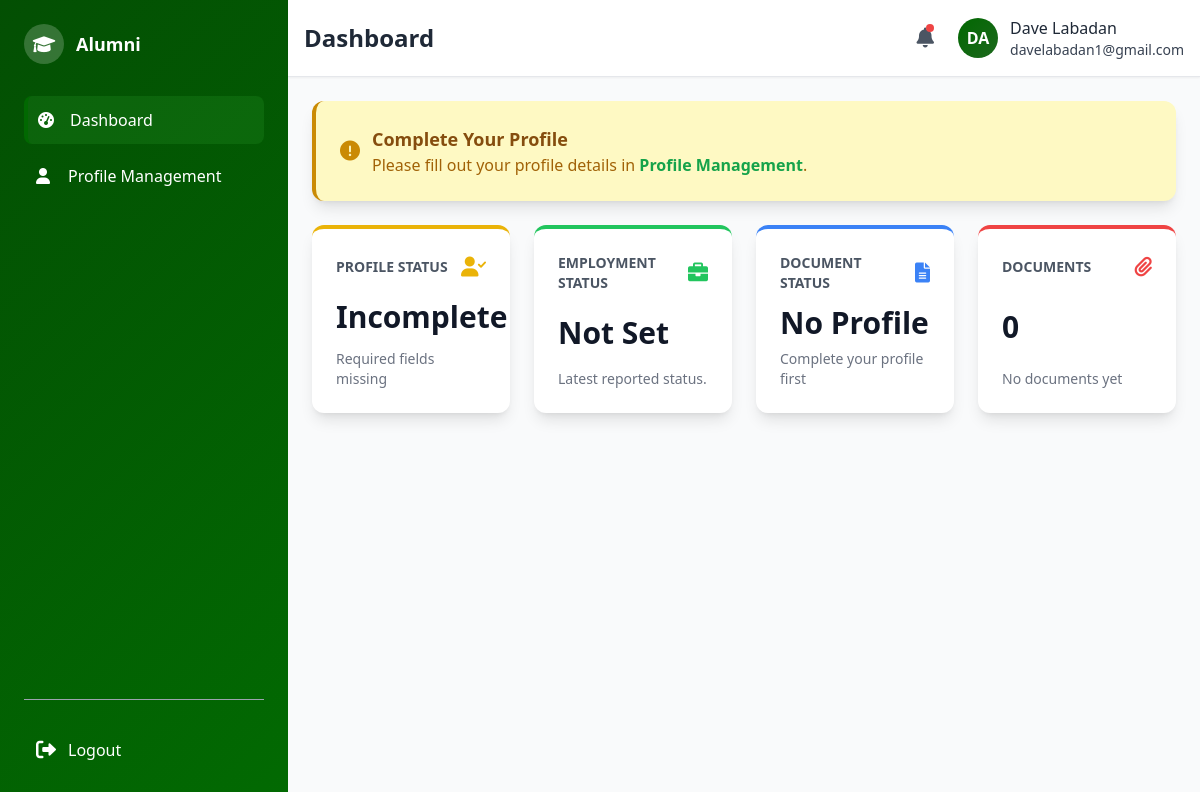
Page /alumni/alumni_dashboard.php (signed in) on the earlier database version.
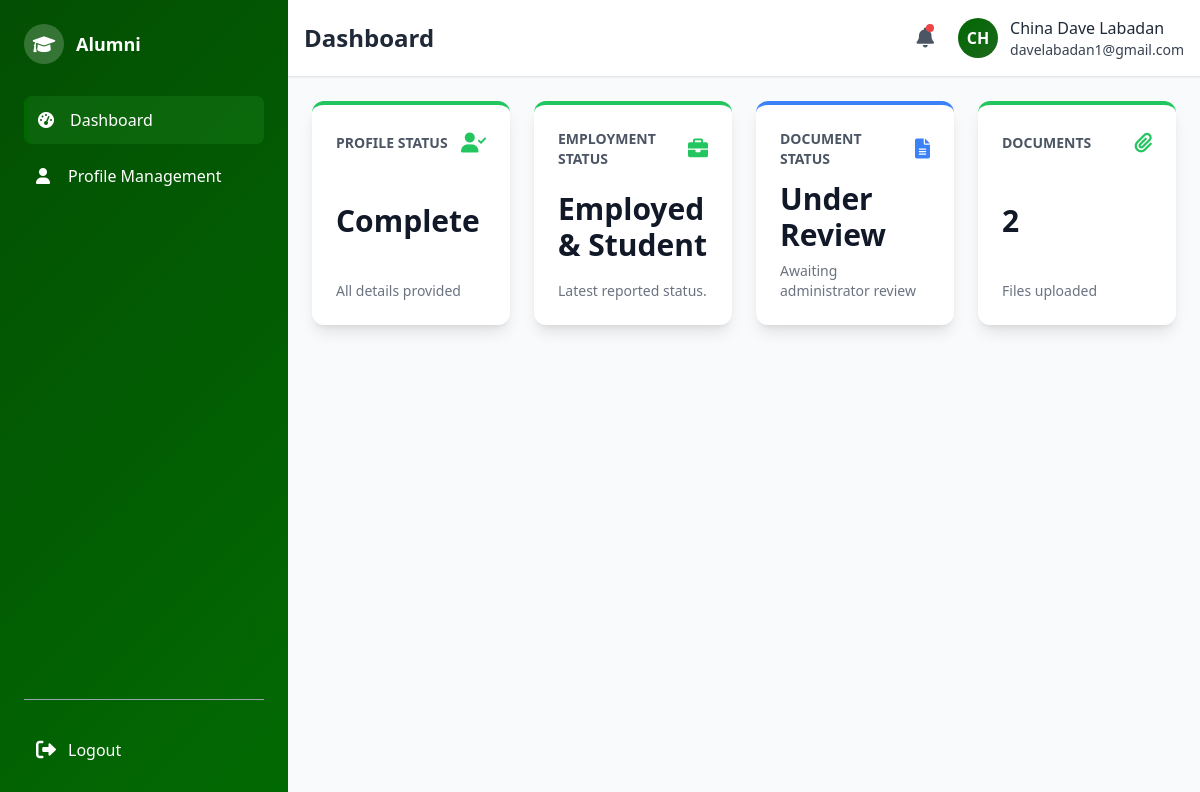
Same page on the later database version.
### tables this page shows
CREATE TABLE `users` (
  `user_id` int(11) NOT NULL,
  `email` varchar(100) NOT NULL,
  `password` varchar(200) NOT NULL,
  `role` enum('admin','alumni') NOT NULL,
  `name` varchar(150) NOT NULL,
  `created_at` timestamp NOT NULL DEFAULT current_timestamp()
);

CREATE TABLE `alumni_profile` (
  `user_id` int(11) NOT NULL,
  `address_id` int(11) DEFAULT NULL,
  `first_name` varchar(100) NOT NULL,
  `middle_name` varchar(100) DEFAULT NULL,
  `last_name` varchar(100) NOT NULL,
  `contact_number` varchar(20) NOT NULL,
  `year_graduated` year(4) DEFAULT NULL,
  `employment_status` enum('Employed','Self-Employed','Unemployed','Student','Employed & Student') DEFAULT NULL,
  `photo_path` varchar(255) DEFAULT NULL,
  `last_profile_update` timestamp NULL DEFAULT NULL,
  `submission_status` enum('Pending','Approved','Rejected') DEFAULT 'Pending',
  `rejection_reason` text DEFAULT NULL,
  `rejected_at` timestamp NULL DEFAULT NULL,
  `submitted_at` timestamp NOT NULL DEFAULT current_timestamp()
);

### alumni/alumni_format.php (the view, shortened to what the changed rows need)
<?php
include("../connect.php");
$user_id = $_SESSION["user_id"];
$stmt = $conn->prepare("
    SELECT ap.first_name, ap.last_name, u.email, u.name as user_name
    FROM users u
    LEFT JOIN alumni_profile ap ON u.user_id = ap.user_id
    WHERE u.user_id = ?
");
$stmt->bind_param("i", $user_id);
$stmt->execute();
$result = $stmt->get_result();
$profile = $result->fetch_assoc() ?: [];
$full_name = 'Alumni';
if (!empty($profile)) {
    if (!empty($profile['first_name']) || !empty($profile['last_name'])) {
        $full_name = trim(
            ($profile['first_name'] ?? '') . ' ' .
            ($profile['last_name'] ?? '')
        );
    } elseif (!empty($profile['user_name'])) {
        $full_name = $profile['user_name'];
    }
}
$page_title = $page_title ?? "Alumni Page";
?>
<!DOCTYPE html>
<html lang="en">
<head>
    <script src="https://cdn.tailwindcss.com"></script>
    <link href="https://cdnjs.cloudflare.com/ajax/libs/font-awesome/6.0.0/css/all.min.css" rel="stylesheet">
    <link rel="stylesheet" href="alumni_format.css">
</head>
<body class="bg-gray-50 min-h-screen flex">
    <aside class="w-72 gradient-bg text-white flex-shrink-0">
        <div class="sidebar-wrapper flex flex-col justify-between">
            <div class="p-6">
                <div class="flex items-center space-x-3 mb-8">
                    <h2 class="font-bold text-lg">Alumni</h2>
                </div>
            </div>
        </div>
    </aside>
    <div class="flex-1 flex flex-col">
        <header class="bg-white shadow-sm border-b p-4">
            <div class="flex items-center justify-between">
                <h1 class="text-2xl font-bold text-gray-800"><?php echo htmlspecialchars($page_title); ?></h1>
                <div class="flex items-center space-x-6">
                    <div class="flex items-center space-x-3">
                        <div class="profile-avatar w-10 h-10 rounded-full flex items-center justify-center text-white font-bold overflow-hidden">
                            <?php
                            $stmt = $conn->prepare("SELECT ap.photo_path, u.name, u.email FROM users u LEFT JOIN alumni_profile ap ON u.user_id = ap.user_id WHERE u.user_id = ?");
                            $stmt->bind_param("i", $user_id);
                            $stmt->execute();
                            $result = $stmt->get_result();
                            $initials = 'AL';
                            $user_email = '';
                            $photo_path = null;
                            if ($row = $result->fetch_assoc()) {
                                $initials = strtoupper(substr(trim($row['name'] ?: 'Alumni'), 0, 2));
                                $user_email = $row['email'];
                                $photo_path = $row['photo_path'];
                            }
                            if ($photo_path && file_exists("../" . $photo_path)) {
                                echo '<img src="../' . htmlspecialchars($photo_path) . '" alt="Profile" class="w-full h-full object-cover">';
                            } else {
                                echo htmlspecialchars($initials);
                            }
                            ?>
                        </div>
                        <div class="hidden md:block">
                            <p class="font-medium text-gray-800"><?php echo htmlspecialchars($full_name); ?></p>
                            <p class="font-medium text-gray-700 text-sm"><?php echo htmlspecialchars($user_email); ?></p>
                        </div>
                    </div>
                </div>
            </div>
        </header>
        <main class="flex-1 p-6 overflow-auto">
            <?php echo $page_content ?? ''; ?>
</body>
</html>

### alumni/alumni_dashboard.php (shortened to what the changed rows need)
<?php
include("../connect.php");
$page_title = "Dashboard";
$user_id = $_SESSION["user_id"];
$stmt = $conn->prepare("
    SELECT
        ap.first_name,
        ap.middle_name,
        ap.last_name,
        ap.year_graduated,
        ap.last_profile_update,
        ap.employment_status,
        ap.submission_status,
        ap.address_id,
        ap.contact_number,
        COUNT(ad.doc_id) as document_count
    FROM alumni_profile ap
    LEFT JOIN alumni_documents ad ON ap.user_id = ad.user_id
    WHERE ap.user_id = ?
    GROUP BY ap.user_id
");
$stmt->bind_param("i", $user_id);
$stmt->execute();
$result = $stmt->get_result();
$profile_info = $result->fetch_assoc() ?: [];
$is_profile_complete = !empty($profile_info) &&
                      !empty($profile_info['first_name']) &&
                      !empty($profile_info['last_name']) &&
                      !empty($profile_info['contact_number']) &&
                      !empty($profile_info['year_graduated']) &&
                      !empty($profile_info['employment_status']) &&
                      !empty($profile_info['address_id']);
$needs_annual_update = !empty($profile_info) &&
                      ($profile_info['last_profile_update'] === null ||
                       strtotime($profile_info['last_profile_update'] . ' +1 year') <= time());
$needs_profile_update = empty($profile_info) || !$is_profile_complete || $needs_annual_update;
$profile = [
    'employment_status' => $profile_info['employment_status'] ?? 'Not Set',
    'submission_status' => $profile_info['submission_status'] ?? 'Not Submitted'
];
$document = [
    'submission_status' => $profile_info['submission_status'] ?? 'No Profile',
    'document_count' => $profile_info['document_count'] ?? 0
];
if (!empty($profile_info)) {
    if ($profile_info['submission_status'] === 'Approved') {
        $document['submission_status'] = 'Approved';
        $document['message'] = 'All documents approved';
    } elseif ($profile_info['submission_status'] === 'Rejected') {
        $document['submission_status'] = 'Rejected';
        $document['message'] = 'Needs resubmission';
    } elseif ($profile_info['submission_status'] === 'Pending') {
        $document['submission_status'] = 'Under Review';
        $document['message'] = 'Awaiting administrator review';
    } elseif ($document['document_count'] > 0) {
        $document['submission_status'] = 'Draft';
        $document['message'] = 'Ready for submission';
    } else {
        $document['submission_status'] = 'No Documents';
        $document['message'] = 'Upload required documents';
    }
} else {
    $document['submission_status'] = 'No Profile';
    $document['message'] = 'Complete your profile first';
}
?>
<div class="space-y-6">
    <?php if ($needs_profile_update): ?>
        <div class="bg-yellow-100 p-6 rounded-xl shadow-lg border-l-4 border-yellow-600 flex items-center space-x-3">
            <i class="fas fa-exclamation-circle text-yellow-600 text-xl"></i>
            <div>
                <h3 class="text-lg font-semibold text-yellow-800">
                    <?php
                    if (empty($profile_info)) {
                        echo 'Complete Your Profile';
                    } elseif (!$is_profile_complete) {
                        echo 'Profile Incomplete';
                    } else {
                        echo 'Annual Profile Update Required';
                    }
                    ?>
                </h3>
                <p class="text-yellow-700">
                    Please
                    <?php
                    if (empty($profile_info)) {
                        echo 'fill out your profile details';
                    } elseif (!$is_profile_complete) {
                        echo 'complete all required profile fields';
                    } else {
                        echo 'update your profile details';
                    }
                    ?>
                    in <a href="alumni_profile.php" class="text-green-600 hover:text-green-800 font-semibold">Profile Management</a>.
                </p>
            </div>
        </div>
    <?php endif; ?>
        <div class="grid grid-cols-1 md:grid-cols-2 lg:grid-cols-4 gap-6">
            <div class="bg-white p-6 rounded-xl shadow-lg flex flex-col justify-between hover:shadow-xl transition duration-200 border-t-4 <?php echo $is_profile_complete ? 'border-green-500' : 'border-yellow-500'; ?>">
                <div class="flex items-center justify-between mb-3">
                    <h3 class="text-sm font-semibold text-gray-600 uppercase">Profile Status</h3>
                    <i class="fas fa-user-check text-xl <?php echo $is_profile_complete ? 'text-green-500' : 'text-yellow-500'; ?>"></i>
                </div>
                <p class="text-3xl font-bold text-gray-900"><?php echo $is_profile_complete ? 'Complete' : 'Incomplete'; ?></p>
                <p class="text-sm text-gray-500 mt-2"><?php echo $is_profile_complete ? 'All details provided' : 'Required fields missing'; ?></p>
            </div>
            <div class="bg-white p-6 rounded-xl shadow-lg flex flex-col justify-between hover:shadow-xl transition duration-200 border-t-4 border-green-500">
                <div class="flex items-center justify-between mb-3">
                    <h3 class="text-sm font-semibold text-gray-600 uppercase">Employment Status</h3>
                    <i class="fas fa-briefcase text-xl text-green-500"></i>
                </div>
                <p class="text-3xl font-bold text-gray-900"><?php echo htmlspecialchars($profile['employment_status']); ?></p>
                <p class="text-sm text-gray-500 mt-2">Latest reported status.</p>
            </div>
            <div class="bg-white p-6 rounded-xl shadow-lg flex flex-col justify-between hover:shadow-xl transition duration-200 border-t-4 border-blue-500">
                <div class="flex items-center justify-between mb-3">
                    <h3 class="text-sm font-semibold text-gray-600 uppercase">Document Status</h3>
                    <i class="fas fa-file-alt text-xl text-blue-500"></i>
                </div>
                <p class="text-3xl font-bold text-gray-900"><?php echo htmlspecialchars($document['submission_status']); ?></p>
                <p class="text-sm text-gray-500 mt-2"><?php echo htmlspecialchars($document['message']); ?></p>
            </div>
            <div class="bg-white p-6 rounded-xl shadow-lg flex flex-col justify-between hover:shadow-xl transition duration-200 border-t-4 <?php echo $document['document_count'] > 0 ? 'border-green-500' : 'border-red-500'; ?>">
                <div class="flex items-center justify-between mb-3">
                    <h3 class="text-sm font-semibold text-gray-600 uppercase">Documents</h3>
                    <i class="fas fa-paperclip text-xl <?php echo $document['document_count'] > 0 ? 'text-green-500' : 'text-red-500'; ?>"></i>
                </div>
                <p class="text-3xl font-bold text-gray-900"><?php echo $document['document_count']; ?></p>
                <p class="text-sm text-gray-500 mt-2"><?php echo $document['document_count'] > 0 ? 'Files uploaded' : 'No documents yet'; ?></p>
            </div>
        </div>
    </div>
</div>
<?php
$page_content = ob_get_clean();
include("alumni_format.php");
?>

Differences in the rows shown:
no longer on this page (row edited): users: name "DA", name "Dave Labadan", email "davelabadan1@gmail.com"
added alumni_profile: user_id.name "CH", full_name "China Dave Labadan", user_id.email "davelabadan1@gmail.com", employment_status "Employed & Student"
Other differences:
$document['submission_status']: "No Profile" → "Under Review"
$document['message']: "Complete your profile first" → "Awaiting administrator review"
$document['document_count']: "0" → "2"
$profile['employment_status']: "Not Set" → (not shown)
text no longer shown: "Complete Your Profile Please fill out your profile details in Profile Management . Incomplete Required fields missing No documents yet"
text now shown: "Complete All details provided Files uploaded"
